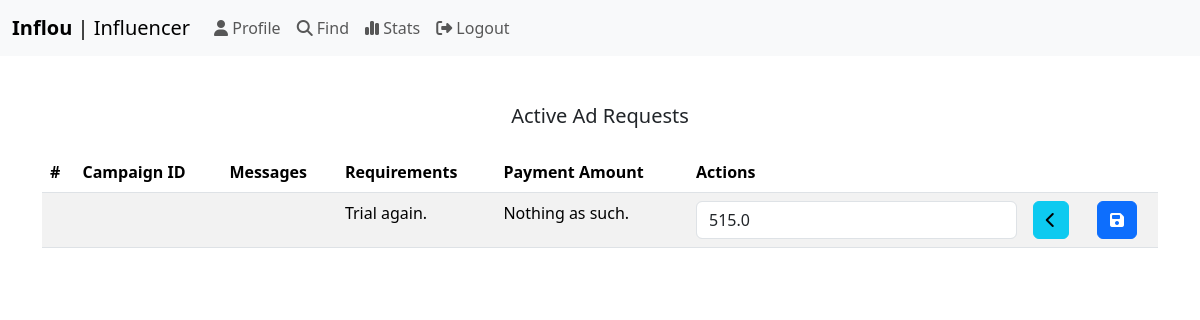
The page /influencer/campaigns/1/adreqs/1/negotiate (signed in) on the database as committed earlier.
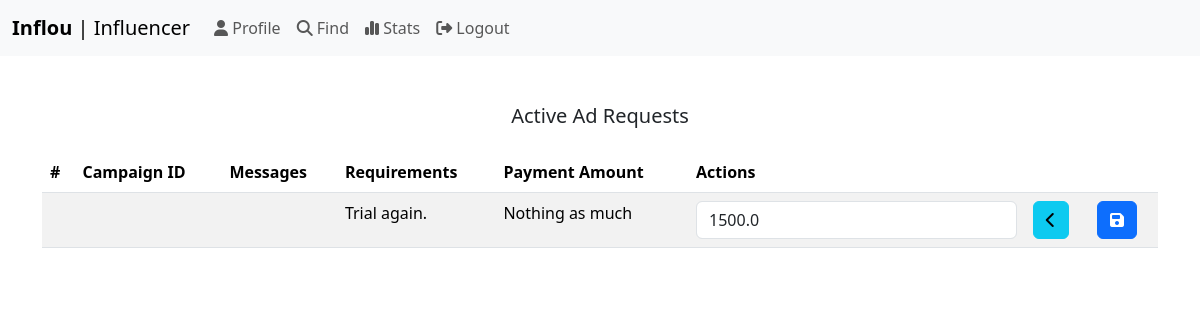
The same page on the database as committed later.
### models.py (models this page shows)
class Ad_Request(db.Model):
  __tablename__ = 'ad_request'
  id = db.Column(db.Integer, primary_key = True, nullable = False)
  campaign_id = db.Column(db.Integer, db.ForeignKey('campaign.id'), nullable = False)
  influencer_id = db.Column(db.Integer, db.ForeignKey('influencer.id'), nullable = False)
  messages = db.Column(db.String(256), nullable = False)
  requirements = db.Column(db.String(256), nullable = False)
  payment_amount = db.Column(db.Float, nullable = False)
  sponsor_status = db.Column(db.String(16), default='pending', nullable = False)
  influencer_status = db.Column(db.String(16), default='pending', nullable = False)
  by_sponsor = db.Column(db.Boolean, default=False, nullable=False)
  by_influencer = db.Column(db.Boolean, default=False, nullable=False)
  flag = db.Column(db.Boolean, default=False, nullable=False)

### routes.py (the view)
@app.route('/influencer/campaigns/<int:campaign_id>/adreqs/<int:ad_id>/negotiate')
@influencer_required
def influencer_campaigns_adreq_negotiate(campaign_id, ad_id):
  ad = Ad_Request.query.filter_by(id=ad_id).first()
  user = User.query.filter_by(id=session['user_id']).first()
  influencer = Influencer.query.filter_by(user_id=session['user_id']).first()
  if not ad:
    flash('Ad request does not exist.')
    return redirect(url_for('influencer_campaigns_view', id = campaign_id, user=user, influencer=influencer))
  return render_template('edit-adreq.html', ad=ad, user=user, influencer=influencer, neg=True)

### routes.py (called while the page is built)
def influencer_required(func):
  @wraps(func)
  def inner(*args, **kwargs):
    if 'user_id' in session:
      user = User.query.get(session['user_id'])
      if user.type != 'influencer':
        flash('You must be an influencer to access this page.')
        return redirect(url_for('logout'))
    else:
      flash('You need to login first.')
      return redirect(url_for('login'))
    return func(*args, **kwargs)
  return inner

### templates/edit-adreq.html (shortened to what this page needs)
{% extends 'layout.html' %}
{% block content %}
<div>
  <h5 class="mt-5 mb-0 text-center">Active Ad Requests</h5>
  <table class="table table-striped mt-4">
    <thead>
      <tr>
        <th scope="col">#</th>
        <th scope="col">Campaign ID</th>
        <th scope="col">Messages</th>
        <th scope="col">Requirements</th>
        <th scope="col">Payment Amount</th>
        <th scope="col" colspan="4">Actions</th>
      </tr>
    </thead>
    <tbody>
      <form method="post">
        <tr>
          <th scope="row"></th>
          <td></td>
          {% if neg %}
          <td></td>
          <td>{{ad.messages}}</td>
          <td>{{ad.requirements}}</td>
          <td><input type="text" value="{{ad.payment_amount}}" name="payment_amount" id="payment_amount" class="form-control" required></td>
          <td colspan="2">
            {% if sponsor %}
            <a class="btn btn-info" href="{{url_for('sponsor_campaigns_view', id = ad.campaign_id)}}" role="button"><i class="fa-solid fa-chevron-left"></i></a>
            {% elif influencer %}
            <a class="btn btn-info" href="{{url_for('influencer_campaigns_view', id = ad.campaign_id)}}" role="button"><i class="fa-solid fa-chevron-left"></i></a>
            {% else %}
            <a class="btn btn-info" href="{{url_for('admin_home', id = ad.campaign_id)}}" role="button"><i class="fa-solid fa-chevron-left"></i></a>
            {% endif %}
          </td>
          {% endif %}
          <td><button class="btn btn-primary" type="submit" value="Add"><i class="fa-solid fa-floppy-disk"></i></button></td>
        </tr>
      </form>
    </tbody>
  </table>
</div>
{% endblock %}

Rows that differ between the two databases and show on the page:
changed Ad_Request "Trial again.": requirements "Nothing as such." → "Nothing as much"; payment_amount "515.0" → "1500.0"
